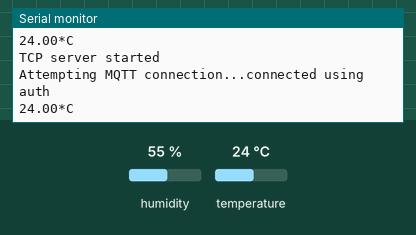
Simulated run of this sketch. Board: ESP8266 (NodeMCU). On the bench: the last lines printed to the serial monitor. Inputs (shaded band) come from the test bench; at power-on: temperature 24 °C, humidity 55 %. WiFi joins after 1.5 s; servers stay silent unless stated; no MQTT or app messages arrive unless stated.

Above: at 4.9 s.
5.0 s: temperature set to 12 °C
At 9.6 s:
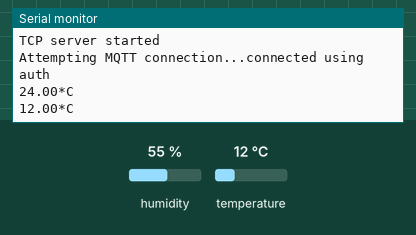
9.7 s: temperature set to 19 °C
At 15.1 s:
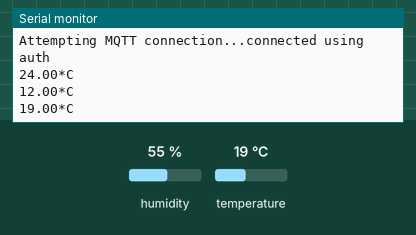
Timing chart, 0 to 16.6 s (numbered marks = the images above; inputs shaded):
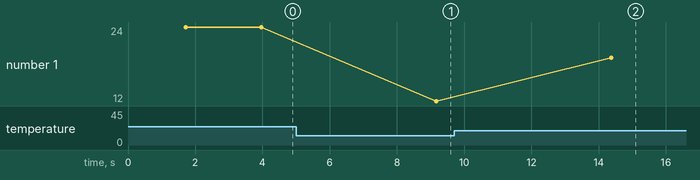

Measured:
- after the input at 5.0 s, the serial monitor: prints a new line after 4.2 s (image 1)
- after the input at 9.7 s, the serial monitor: prints a new line after 4.7 s (image 2)
- plotted number 1: 24 → 12 after the input at 5.0 s, 12 → 19 after the input at 9.7 s

The sketch:

house_temp.ino
```cpp
/*
 * House temperature monitor
 * Author: Joshua Parker
 *
 * Make sure to edit the ssid, password, ESPNAME and mqtt_*** values
 * before flashing to your esp8266
 */

#include <ESP8266WiFi.h>
#include <ESP8266mDNS.h>
#include <WiFiClient.h>
#include <Wire.h>
#include <PubSubClient.h>
#include <DHT.h>
#include <ESP8266WebServer.h>

#define TEMPERATURE_IN_F false // changing to true gives temperature values in fahrenheit
#define MQTT_AUTH        true  // changing to false disables authentication for mqtt (make sure to set correct username and password when enabled)

const char* ssid = "NETWORK-SSID";
const char* password = "PASSWORD";

#define ESPNAME "ESP8266"
#define topic_path "demo/"    // when changing topic path keep the / at the end of the topic name

#define mqtt_server "SERVER IP / NAME"
#define mqtt_port 1883                  // only needs to be changed if using custom port
#define mqtt_username "MQTT_USERNAME"   // only needs to be changed if MQTT_AUTH is true
#define mqtt_password "MQTT_PASSWORD"   // here also

#define humidity_topic topic_path ESPNAME "/humidity"
#define temperature_topic topic_path ESPNAME "/temperature"
#define heatindex_topic topic_path ESPNAME "/heatindex"

#define DHTPIN        0      // Pin the DHT Module is on
#define DHTTYPE       DHT22  // Define the DHT type DHT11 or DHT22

WiFiClient espClient;
PubSubClient client(espClient);
ESP8266WebServer server(80);
DHT dht(DHTPIN, DHTTYPE, 11); // 11 works fine for ESP8266
ADC_MODE(ADC_VCC); // for voltage checking

// for attached temperature "Modules" / sensors
class Module {
  // These maintain the current state
  float temperature;
  float humidity;
  float heatIndex;
  String roomName;

  private:
    String htmlElement(String headingSize, String label, String val, String measurement){
      return "<" + headingSize + "><small>" + label + ": </small>" + val + measurement + "</" + headingSize + ">";
    }

    String makeHtmlString() {
      return "<h1>" + roomName + "</h1>"
           + htmlElement("h1", "Temperature", String(temperature, 2), (TEMPERATURE_IN_F? "&degF": "&degC"))
           + htmlElement("h3", "Humidity", String(humidity, 2), "%")
           + htmlElement("h3", "Heat Index", String(heatIndex, 2), (TEMPERATURE_IN_F? "&degF": "&degC"));
    }

  public:
    Module() {
      temperature, humidity = 0.0;
      heatIndex = 0.0;
      roomName = String(ESPNAME);
      roomName.replace("s-", "'s ");
      roomName.replace("-", " ");
    }

  String toString(){
    return makeHtmlString();
  }

  void setTemperature(float t){
    temperature = t;
  }

  void setHumidity(float h){
    humidity = h;
  }

  void setHeatIndex(float hi){
    heatIndex = hi;
  }

  String getTemperature(){
    return String(temperature);
  }

  String getHumidity(){
    return String(humidity);
  }

  String getHeatIndex(){
    return String(heatIndex);
  }
};

class WebPage {
  // REUSABLE HTML ELEMENTS
  String htmlTitle = "";
  String serverURL = "http://some.address/esp/";                  // change to location of your web server containing required css and js files
  String cssBootStrap = serverURL + "css/bootstrap.min.css";
  String cssScrollingNav = serverURL + "css/scrolling-nav.css";
  String jsHtml5shiv = "html5shiv.js";
  String jsRespond = "respond.min.js";
  String nl = "\r\n";
  String htmlStart = "<!DOCTYPE HTML>\r\n<html lang=\"en\">";
  String htmlEnd = nl + "</html>";
  String js[4] = { "jquery.js", "bootstrap.min.js", "jquery.easing.min.js", "scrolling-nav.js" };
  String webString;
  String roomName;

  private:
    String makeSectionHtml(String id, String content){
      return "<section id=\"" + id + "\" class=\"" + id + "-section\">"
             + "<div class=\"container\">"
             + "<div class=\"row\">"
             + "<div class=\"col-lg-12\">"
             + content
             + "</div>"
             + "</div>"
             + "</div>"
             + "</section>";
    }

    // make method for html <script></script> to reduce mem usage
    String makeScriptHtml(String url, String filename){
      return nl + "<script src=\"" + url + "js/" + filename + "\"></script>";
    }

    String makeJSLoad(String id){
      return "$('#" + id + "').load('" + id + "');";
    }

    String makeJSCall(String id, String delayFor){
      return nl + "$(document).ready(function() {"
           + makeJSLoad(id)
           + "setInterval(function() {"
           + makeJSLoad(id)
           + "}, " + delayFor + ");"
           + "});";
    }

    String makeWebPage(String htmlSection1, String htmlSection2){
      String html = htmlStart
                  + nl + "<meta charset=\"utf-8\">"
                  + nl + "<meta http-equiv=\"X-UA-Compatible\" content=\"IE=edge\">"
                  + nl + "<meta name=\"viewport\" content=\"width=device-width, initial-scale=1\">"
                  + nl + "<meta name=\"description\" content=\"\">"
                  + nl + "<meta name=\"author\" content=\"\">"
                  + nl + "<title>" + htmlTitle + "</title>"
                  + nl + "<link href=\"" + cssBootStrap + "\" rel=\"stylesheet\">"
                  + nl + "<link href=\"" + cssScrollingNav + "\" rel=\"stylesheet\">"
                  + nl + "<!--[if lt IE 9]>"
                  + makeScriptHtml(serverURL, jsHtml5shiv)
                  + makeScriptHtml(serverURL, jsRespond)
                  + nl + "<![endif]-->"
                  + makeScriptHtml(serverURL, js[0])
                  + nl + "<script type=\"text/javascript\">// <![CDATA["
                  + nl + "$.ajaxSetup({cache:true});"
                  + makeJSCall("sensor", "120000")
                  + makeJSCall("sys", "30000")
                  + nl + "// ]]>"
                  + nl + "</script>"
                  + nl + "</head>"
                  + nl + "<body id=\"page-top\" data-spy=\"scroll\" data-target=\".navbar-fixed-top\">"
                  + nl + "<nav class=\"navbar navbar-default navbar-fixed-top\" role=\"navigation\">"
                  + nl + "<div class=\"container\">"
                  + nl + "<div class=\"navbar-header page-scroll\">"
                  + nl + "<button type=\"button\" class=\"navbar-toggle\" data-toggle=\"collapse\" data-target=\".navbar-ex1-collapse\">"
                  + nl + "<span class=\"sr-only\">Toggle navigation</span>"
                  + nl + "<span class=\"icon-bar\"></span>"
                  + nl + "</button>"
                  + nl + "<a class=\"navbar-brand page-scroll\" href=\"#page-top\">" + roomName + "</a>"
                  + nl + "</div>"
                  + nl + "<div class=\"collapse navbar-collapse navbar-ex1-collapse\">"
                  + nl + "<ul class=\"nav navbar-nav\">"
                  + nl + "<li class=\"hidden\">"
                  + nl + "<a class=\"page-scroll\" href=\"#page-top\"></a>"
                  + nl + "</li>"
                  + nl + "<li>"
                  + nl + "<a class=\"page-scroll\" href=\"#system\">System</a>"
                  + nl + "</li>"
                  + nl + "</ul>"
                  + nl + "</div>"
                  + nl + "</div>"
                  + nl + "</nav>";
      html += makeSectionHtml("intro", htmlSection1);
      html += makeSectionHtml("system", htmlSection2);
      for (int i = 1; i < (sizeof(js)/sizeof(String)); i++){ // using fixed value, for some reason sizeof() caused crash
        html += makeScriptHtml(serverURL, js[i]);
      }
      html += nl + "</body>"
            + htmlEnd;
      return html;
    }

  public:
    WebPage(){
      webString = "";
      roomName = String(ESPNAME);
      roomName.replace("s-", "'s ");
      roomName.replace("-", " ");
      htmlTitle = roomName + " Temperature";
    }

    void makeWebString(String sysPage){
      if(webString == ""){
        webString = makeWebPage("<div id=\"sensor\"><h2><small>loading...</small></h2></div>", sysPage);
      }
    }

    String toString(){
      return webString;
    }

    String failToString(){
      return htmlStart + "404 page not found" + htmlEnd;
    }

    String voltageToString(){
      return "<h3><small>Voltage: </small>" + String(ESP.getVcc() / 1000.00, 2) + "v</h3>";
    }
};

WebPage web;
Module weather;

// main paige
void handleRoot() {
  send_data(200, web.toString());
}

// is shown when user tries an invalid path
void handleNotFound() {
  send_data(404, web.failToString());
}

// update the system status
void handleSystem() {
  send_data(200, web.voltageToString());
}

// handle the temperature sensor data
void handleWeatherSensor(){
  send_data(200, weather.toString());
}

// send the data
void send_data(int type, String message) {
  server.send(type, "text/html", message);
  delay(100);
}

// reads the DHT sensor and saves the new values
void readDHT(){
  delay(200);
  float t = dht.readTemperature(TEMPERATURE_IN_F);
  float h = dht.readHumidity();
  if (isnan(h) || isnan(t)) {
    Serial.println("Failed to read from DHT sensor!");
    return;
  }
  weather.setTemperature(t);
  weather.setHumidity(h);
  weather.setHeatIndex(dht.computeHeatIndex(t, h, TEMPERATURE_IN_F));
  Serial.println(String(t,2) + "*C");
  delay(2000);
}

// pass topic and message to publish an mqtt message
void publicMessage(char topic[], String message){
  client.publish(topic, message.c_str(), true);
}

// reconnect with mqtt server
void reconnect() {
  // Loop until we're reconnected
  while (!client.connected()) {
    Serial.print("Attempting MQTT connection...");
    // Attempt to connect
    if (!MQTT_AUTH && client.connect(ESPNAME)) {
      Serial.println("connected");
    } else if (MQTT_AUTH && client.connect(ESPNAME, mqtt_username, mqtt_password)) {
      Serial.println("connected using auth");
    } else {
      Serial.println("failed, rc=");
      Serial.print(client.state());
      Serial.println(" wil try again in 5 seconds");
      // Wait 5 seconds before retrying
      delay(5000);
    }
  }
}

long lastMsg = 0;

void sensorData(){
  if (!client.connected()) {
    reconnect();
  }
  client.loop();
  long now = millis();
  String oldTemperature = weather.getTemperature();
  String oldHumidity = weather.getHumidity();
  String oldHeatIndex = weather.getHeatIndex();

  if (now - lastMsg > 1000) {
    lastMsg = now;

    readDHT();
    if (oldTemperature != weather.getTemperature())
      publicMessage(temperature_topic, weather.getTemperature());

    if (oldHumidity != weather.getHumidity())
      publicMessage(humidity_topic, weather.getHumidity());

    if (oldHeatIndex != weather.getHeatIndex())
      publicMessage(heatindex_topic, weather.getHeatIndex());

    delay(3000);
  }
}

void setup() {
  Serial.begin(115200);
  // Connect to WiFi network and make sure it's in station mode only
  WiFi.mode(WIFI_STA);
  WiFi.begin(ssid, password);
  Serial.print("\n\r \n\rWorking to connect");

  // Wait for connection
  while (WiFi.status() != WL_CONNECTED) {
    delay(500);
    Serial.print(".");
  }

  // Set up mDNS responder
  if (!MDNS.begin(ESPNAME)) {
    Serial.println("Error setting up MDNS responder!");
    while(1) {
      delay(1000);
    }
  }
  Serial.println("\n\rmDNS responder started");

  Serial.println("");
  Serial.println("ESP SMART CLIENT");
  Serial.print("Connected to ");
  Serial.println(ssid);
  Serial.print("IP address: ");
  IPAddress ip = WiFi.localIP();
  Serial.println(ip);

  readDHT();

  String sys = "<h1>System Information</h1>\r\n<h3><small>Connected to: </small>"+ String(ssid) +"</h3>"
             + "\r\n<h3><small>IP Address: </small>" + String(ip[0]) + '.' + String(ip[1]) + '.' + String(ip[2]) + '.' + String(ip[3]) + "</h3>"
             + "\r\n<h3><small>MAC Address: </small>"+ WiFi.macAddress() +"</h3>"
             + "\r\n<div id=\"sys\"></div>\r\n<br /><br /><br />\r\n";
  web.makeWebString(sys);

  server.on("/", handleRoot);
  server.onNotFound(handleNotFound);
  server.on("/sensor", handleWeatherSensor);
  server.on("/sys", handleSystem);

  // start mqtt
  client.setServer(mqtt_server, mqtt_port);

  // Start TCP (HTTP) server
  server.begin();
  Serial.println("TCP server started");

  // Add service to MDNS-SD
  MDNS.addService("http", "tcp", 80);
}

void loop() {
  server.handleClient();
  sensorData();
}
```
